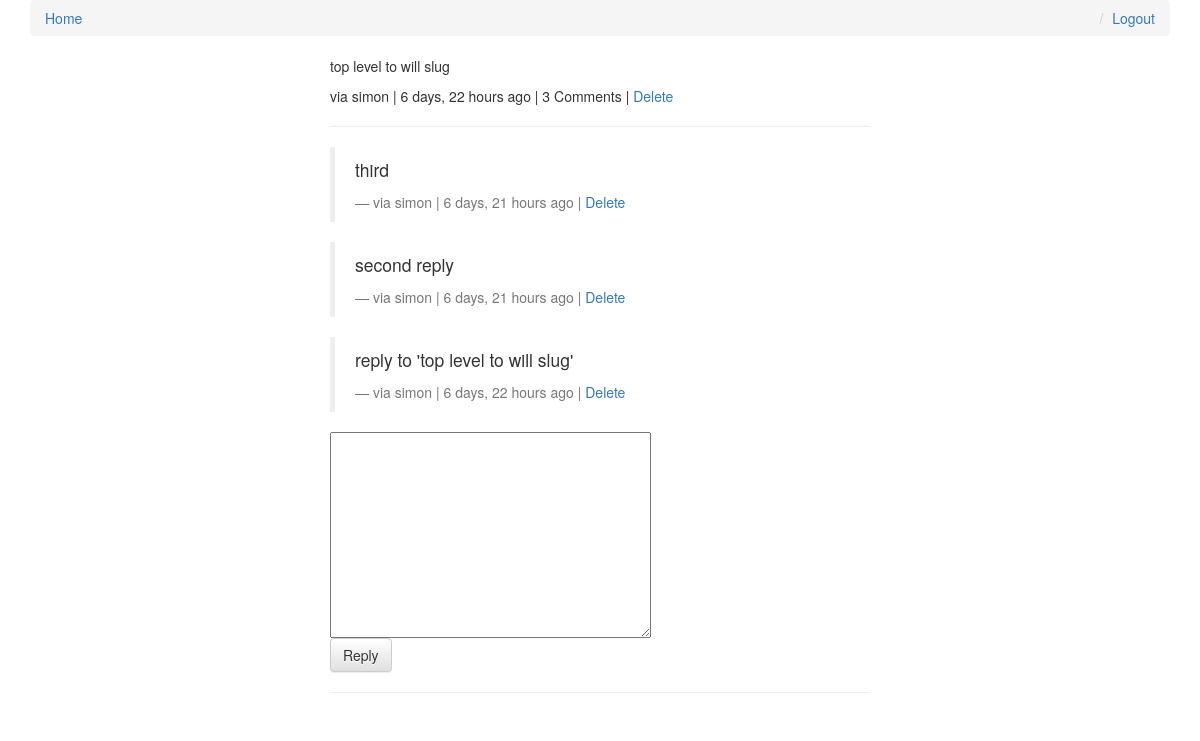
The app's page /comments/8/ (signed in) with its own data.
### comments/models.py (models this page shows, shortened)
class Comment(models.Model):
    user = models.ForeignKey(settings.AUTH_USER_MODEL, default=1)
    content_type = models.ForeignKey(ContentType, on_delete=models.CASCADE)
    object_id = models.PositiveIntegerField()
    content_object = GenericForeignKey('content_type', 'object_id')
    parent = models.ForeignKey("self", null=True, blank=True)
    content         = models.TextField()
    timestamp       = models.DateTimeField(auto_now_add=True)
    objects = CommentManager()
    class Meta:
        ordering = ['-timestamp']
    def get_delete_url(self):
        return reverse("comments:delete", kwargs={"id": self.id})
    def children(self):
        return Comment.objects.filter(parent=self)
    @property
    def is_parent(self):
        if self.parent is not None:
            return False
        return True

### comments/views.py (the view, shortened to what this page needs)
# urls.py: url(r'^(?P<id>\d+)/$', comment_thread, name='thread'),
def comment_thread(request, id):
    try:
        obj = Comment.objects.get(id=id)
    except:
        raise Http404
    if not obj.is_parent:
        obj = obj.parent
    content_object = obj.content_object #samesame: the Post that the comment is on
    content_id = obj.content_object.id
    initial_data = {
        "content_type": obj.content_type,
        "object_id": obj.object_id
    }
    form = CommentForm(request.POST or None, initial=initial_data)
    print(dir(form))
    print(form.errors)
    context = {
        'comment': obj,
        'form': form,
    }
    return render(request, "comment_thread.html", context)

### comments/forms.py
class CommentForm(forms.Form):
    content_type = forms.CharField(widget=forms.HiddenInput)
    object_id = forms.IntegerField(widget=forms.HiddenInput)
    content = forms.CharField(label='', widget=forms.Textarea)

### templates/comment_thread.html (shortened to what this page needs)
{% extends "base.html" %}
{% load urlify %}
{% load crispy_forms_tags %}
{% block content %}
<div class='col-sm-6 col-sm-offset-3'>
        <p>{{ comment.content }}</p>
        <footer>via {{comment.user}} | {{comment.timestamp|timesince}} ago | {% if comment.children.count > 0 %} {{comment.children.count}} Comment{% if comment.children.count > 1 %}s{% endif %} | {% endif %} {% if request.user == comment.user %}<a href='{{ comment.get_delete_url }}'>Delete</a>{% endif %}</footer>
<hr>
        <div>
            {% for child_comment in comment.children %}
                <blockquote>
                    <p>{{ child_comment.content }}</p>
                    <footer>via {{child_comment.user}} | {{child_comment.timestamp|timesince}} ago | {% if request.user == child_comment.user %}<a href='{{ child_comment.get_delete_url }}'>Delete</a>{% endif %}</footer>
                </blockquote>
            {% endfor %}
        </div>
        {% if request.user.is_authenticated %}
        <form method="POST" action="."> {% csrf_token %}
            {{ form|crispy }}
            <input type='submit' value='Reply' class='btn btn-default'>
        </form>
        {% else %}
        <p>Please login to comment</p>
        {% endif %}
    <hr>
</div>
{% endblock content %}

### records on screen
Comment: content "top level to will slug", user "simon", timestamp "6 days, 22 hours", children.count "3"
Comment: content "third", user "simon", timestamp "6 days, 21 hours"
Comment: content "second reply", user "simon", timestamp "6 days, 21 hours"
Comment: content "reply to 'top level to will slug'", user "simon", timestamp "6 days, 22 hours"
